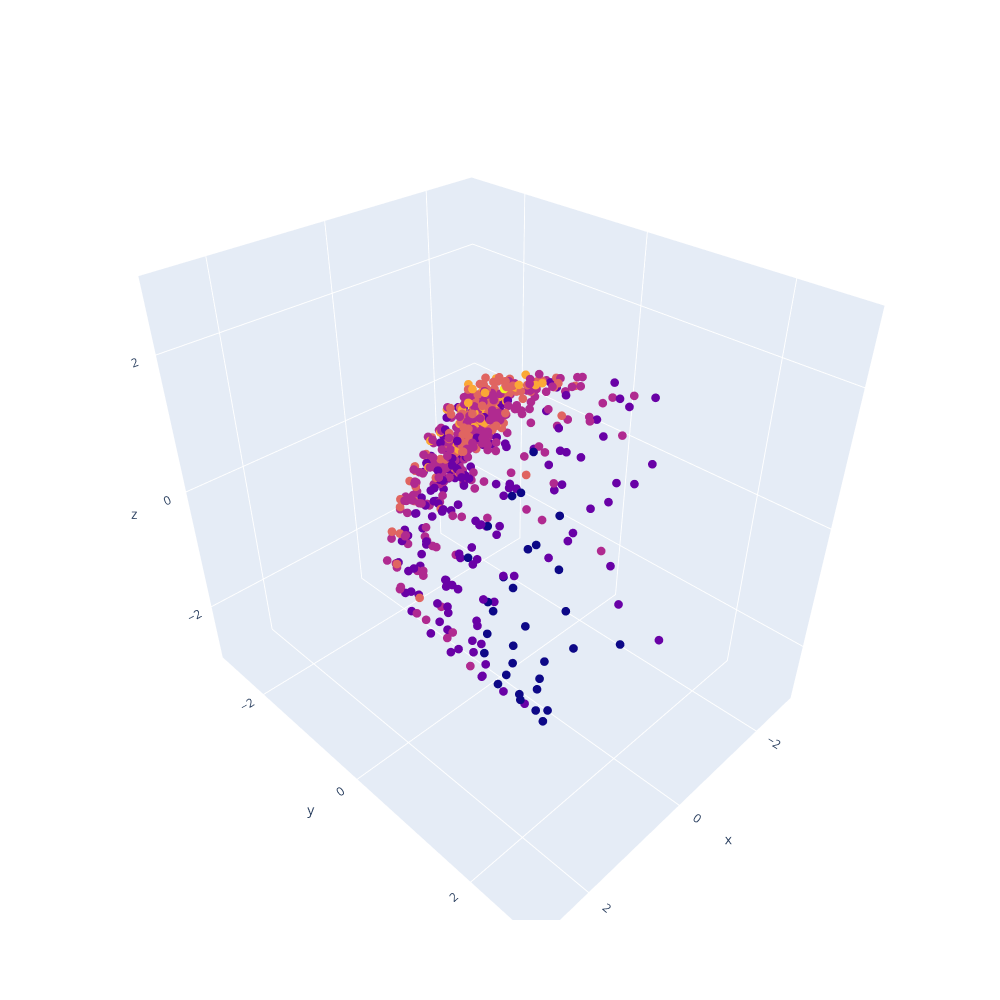

The cell this chart's notebook holds for it:
### Code cell
test_fig = go.Figure()


z_mean, _, _ = visualizer.encoder.predict(visualizer._partitions_to_inputs(list(PartitionClass(20).partitions)))

test_fig.add_trace(go.Scatter3d(
    x=z_mean[:, 0],
    y = z_mean[:, 1],
    z = z_mean[:, 2],
    name="z",
    mode='markers',
    text = [repr(p) for p in PartitionClass(20).partitions],
    marker=dict(
        size=3,
        color = [len(p.ar_parts) for p in PartitionClass(20).partitions]
    )
))

test_fig.update_layout(
    autosize=False,
    width=1000,
    height=1000,
    scene = dict(
        xaxis = dict(nticks=4, range=[-3, 3],),
        yaxis = dict(nticks=4, range=[-3, 3],),
        zaxis = dict(nticks=4, range=[-3, 3],),
    )
)

### Figure 1 — Plotly figure (JSON) as saved in the notebook; plotly's stock layout.template omitted (floating-point values rounded to 4 significant figures; data arrays with more than 128 entries replaced by an {"elided": "..."} marker saying what was removed)
{"data": [{"marker": {"color": {"elided": "627 int values"}, "size": 3}, "mode": "markers", "name": "z", "text": {"elided": "627 str values"}, "type": "scatter3d", "x": {"elided": "627 float values"}, "y": {"elided": "627 float values"}, "z": {"elided": "627 float values"}}], "layout": {"autosize": false, "height": 1000, "scene": {"xaxis": {"nticks": 4, "range": [-3, 3]}, "yaxis": {"nticks": 4, "range": [-3, 3]}, "zaxis": {"nticks": 4, "range": [-3, 3]}}, "width": 1000}}
